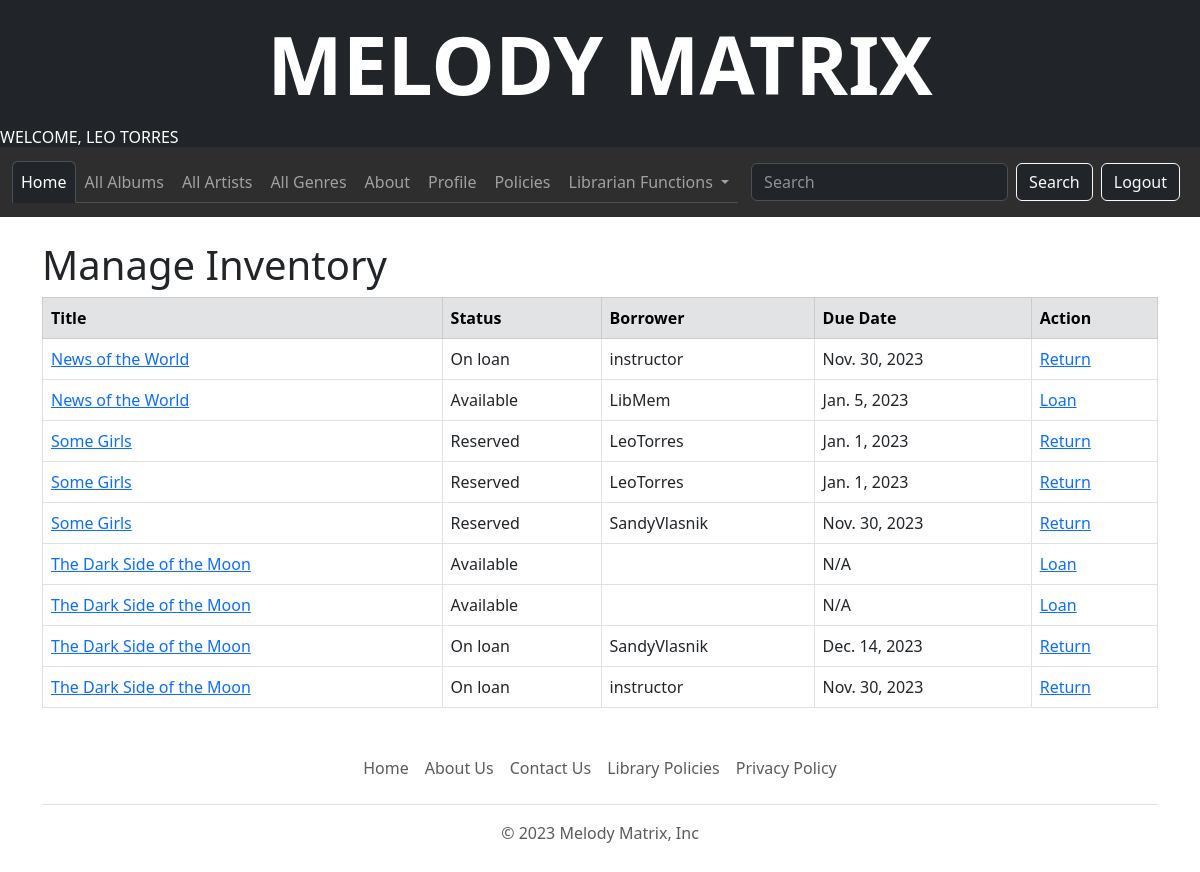
/available/ (signed in), run on the app's committed database.
### MelodyMatrix/models.py (models this page shows, shortened)
class AlbumInstance(models.Model):
    id = models.UUIDField(primary_key=True, default=uuid.uuid4, help_text='Unique ID for this particular album across whole library')
    album = models.ForeignKey('Album', on_delete=models.RESTRICT, null=True)
    format = models.CharField(max_length=200)
    due_back = models.DateField(null=True, blank=True)
    LOAN_STATUS = (
        ('a', 'Available'), ('o', 'On loan'), ('r', 'Reserved'),
    )
    status = models.CharField(
        max_length=1,
        choices=LOAN_STATUS,
        blank=True,
        default='a',
    )
    borrower = models.ForeignKey(User, on_delete=models.SET_NULL, null=True, blank=True)
    class Meta:
        ordering = ['due_back']

class Album(models.Model):
    title = models.CharField(max_length=200, null=True)
    artist = models.ForeignKey('Artist', on_delete=models.RESTRICT, null=True)
    summary = models.TextField(max_length=2000, help_text='Enter a brief summary of the album', null=True)
    genre = models.ManyToManyField(Genre, help_text='Select a genre for this album')
    duration = models.DurationField(help_text='Enter the duration of the album')
    tracks = models.IntegerField(help_text='Select the number of tracks')
    copies_available = models.IntegerField(default=0, help_text='Number of copies available')
    album_image = models.ImageField(upload_to='images/', null=True, blank=True)
    class Meta:
        permissions = (("can_add_album_instance", "Can add album instances"),)

### MelodyMatrix/views.py (the view)
# urls.py: path('available/', views.AvailAlbumsListView.as_view(), name='all_available'),
class AvailAlbumsListView(generic.ListView):
    model = AlbumInstance
    template_name = 'MelodyMatrix/albuminstance_list_available.html'
    paginate_by = 10
    def get_queryset(self):
        return AlbumInstance.objects.all().order_by('album__title')

### MelodyMatrix/templates/MelodyMatrix/albuminstance_list_available.html
{% extends "MelodyMatrix/base.html" %}
{% block content %}
    {% if perms.MelodyMatrix.edit_albuminstance %}
        <h1>Manage Inventory</h1>
        {% if albuminstance_list %}
            <table class="table table-bordered">
                <thead>
                    <tr class="table-secondary">
                        <th>Title</th>
                        <th>Status</th>
                        <th>Borrower</th>
                        <th>Due Date</th>
                        <th>Action</th>
                    </tr>
                </thead>
                <tbody>
                    {% for copy in albuminstance_list %}
                        <tr>
                            <td><a href="{% url 'album_detail' copy.album.pk %}">{{ copy.album.title }}</a></td>
                            <td>{{ copy.get_status_display }}</td>
                            <td>{{ copy.borrower.username }}</td>
                            <td>{{ copy.due_back|default:"N/A" }}</td>
                            <td>
                                {% if copy.status == 'a' %}
                                    <a href="{% url 'loan_album_librarian' copy.id %}">Loan</a>
                                {% elif copy.status == 'o' or copy.status == 'r' %}
                                    <a href="{% url 'return_album' copy.id %}">Return</a>
                                {% endif %}
                            </td>
                        </tr>
                    {% endfor %}
                </tbody>
            </table>
        {% else %}
            <p>There are no albums available.</p>
        {% endif %}
    {% else %}
        <p>You do not have authorization to view this feature</p>
    {% endif %}
{% endblock %}

### MelodyMatrix/templates/MelodyMatrix/base.html (shortened to what this page needs)
{% load static %}
<!DOCTYPE html>
<html lang="en">
<head>
    <link href="https://cdn.jsdelivr.net/npm/bootstrap@5.3.0-alpha1/dist/css/bootstrap.min.css" rel="stylesheet"
>
</head>
<body>
<h1 class="display-1 text-center text-uppercase fw-bold text-bg-dark p-3" style="margin-bottom: 0;">
    <a href="{% url 'index' %}" style="text-decoration: none; color: inherit;">Melody Matrix</a>
</h1>
<h6 class="text-right text-uppercase p-0 text-bg-dark" style="margin-bottom: 0;" >
    {% if user.is_authenticated %}
        Welcome, {{ user.first_name }} {{ user.last_name }}
    {% endif %}
</h6>
<nav class="navbar navbar-expand-lg" data-bs-theme="dark" style="background-color: #2F2E2E;margin-bottom: 0;">
    <div class="container-fluid">
        <div class="collapse navbar-collapse" id="navbarSupportedContent">
            <ul class="navbar-nav me-auto nav-tabs mb-2 mb-lg-0">
                <li class="nav-item">
                    <a class="nav-link active" href="{% url 'index' %}">Home</a>
                </li>
                <li class="nav-item">
                    <a class="nav-link" href="{% url 'album_list' %}">All Albums</a>
                </li>
                <li class="nav-item">
                    <a class="nav-link" href="{% url 'artist_list' %}">All Artists</a>
                </li>
                <li class="nav-item">
                    <a class="nav-link" href="{% url 'all_genres' %}">All Genres</a>
                </li>
                <li class="nav-item">
                    <a class="nav-link" href="#">About</a>
                </li>
                {% if user.is_authenticated %}
                    <li><a class="nav-link" href="{% url 'view_profile' %}">Profile</a></li>
                {% endif %}
                <li class="nav-item">
                    <a class="nav-link" href="#">Policies</a>
                </li>
                {% if user.is_authenticated %}
                    {% if user.is_superuser %}
                        <li class="nav-item dropdown">
                            <a class="nav-link dropdown-toggle" href="#" role="button" data-bs-toggle="dropdown"
                               aria-expanded="false">
                                Librarian Functions
                            </a>
                        </li>
                    {% endif %}
                {% endif %}
            </ul>
            <form class="d-flex" action="{% url 'search' %}" method="get">
                <input class="form-control me-2" type="search" placeholder="Search" aria-label="Search" name="query">
                <button class="btn btn-dark btn-outline-light" type="submit">Search</button>
            </form>
            <ul class="nav navbar-nav ml-auto">
                {% if user.is_authenticated %}
                    <li><a class="nav-link" href="{% url 'logout' %}">
                            <button class="btn btn-dark btn-outline-light" type="submit">Logout</button></a>
                    </li>
                {% endif %}
            </ul>
        </div>
    </div>
</nav>
<div class="container">
    <br/>
    {% block content %}
    {% endblock %}
</div>
<div class="container">
  <footer class="py-3 my-4">
    <ul class="nav justify-content-center border-bottom pb-3 mb-3">
      <li class="nav-item"><a class="nav-link px-2 text-body-secondary" href="{% url 'index' %}">Home</a></li>
      <li class="nav-item"><a href="#" class="nav-link px-2 text-body-secondary">About Us</a></li>
      <li class="nav-item"><a href="#" class="nav-link px-2 text-body-secondary">Contact Us</a></li>
      <li class="nav-item"><a href="#" class="nav-link px-2 text-body-secondary">Library Policies</a></li>
      <li class="nav-item"><a href="#" class="nav-link px-2 text-body-secondary">Privacy Policy</a></li>
    </ul>
    <p class="text-center text-body-secondary">&copy; 2023 Melody Matrix, Inc</p>
  </footer>
</div>
</body>
</html>

### data on the page
AlbumInstance: album "News of the World", status "On loan", borrower.username "instructor", due_back "Nov. 30, 2023", shows "Return"
AlbumInstance: album "News of the World", status "Available", borrower.username "LibMem", due_back "Jan. 5, 2023", shows "Loan"
AlbumInstance: album "Some Girls", status "Reserved", borrower.username "LeoTorres", due_back "Jan. 1, 2023", shows "Return"
AlbumInstance: album "Some Girls", status "Reserved", borrower.username "LeoTorres", due_back "Jan. 1, 2023", shows "Return"
AlbumInstance: album "Some Girls", status "Reserved", borrower.username "SandyVlasnik", due_back "Nov. 30, 2023", shows "Return"
AlbumInstance: album "The Dark Side of the Moon", status "Available", due_back "N/A", shows "Loan"
AlbumInstance: album "The Dark Side of the Moon", status "Available", due_back "N/A", shows "Loan"
AlbumInstance: album "The Dark Side of the Moon", status "On loan", borrower.username "SandyVlasnik", due_back "Dec. 14, 2023", shows "Return"
AlbumInstance: album "The Dark Side of the Moon", status "On loan", borrower.username "instructor", due_back "Nov. 30, 2023", shows "Return"

### other printed values
{{ user.first_name }} "LEO"
{{ user.last_name }} "TORRES"
